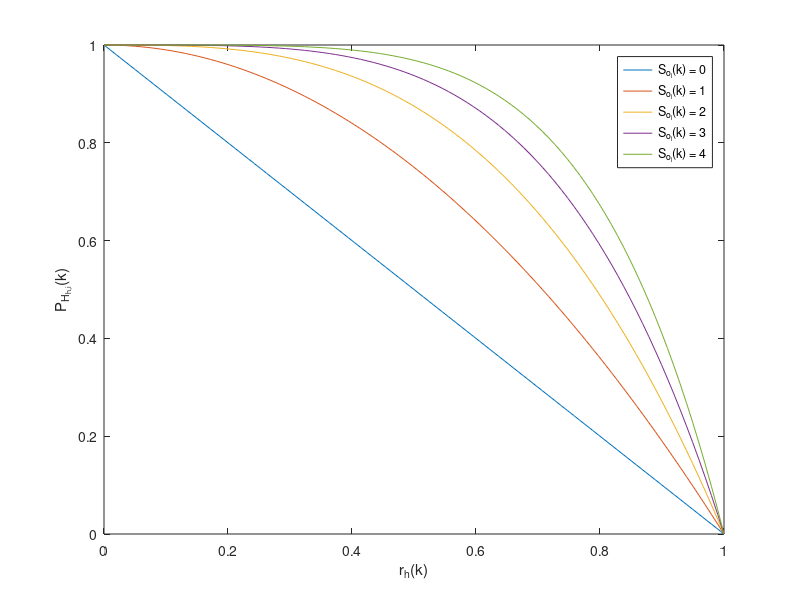

MATLAB code to generate this figure: (Note: this script raises an error after producing the figure.)
% P = @(g,S)(1-g^S);
figure
g = linspace(0,1,100);

P = zeros(5,length(g));

for S = 0:4
    P(S+1,:) = 1-g.^(S+1);
end

plot(g,P)

xlabel('r_h(k)'),ylabel('P_{H_{h,i}}(k)')
legend('S_{o_i}(k) = 0','S_{o_i}(k) = 1','S_{o_i}(k) = 2','S_{o_i}(k) = 3','S_{o_i}(k) = 4','Location','Best')
arrow([.45,.35],[.75,.9])
text(.4,.45,'S_{o_i}(k)')
text(.4,.1,'P_{H_{h,i}}(k) = 1 - r_h(k) \^ (S_{o_i}(k) + 1)')





